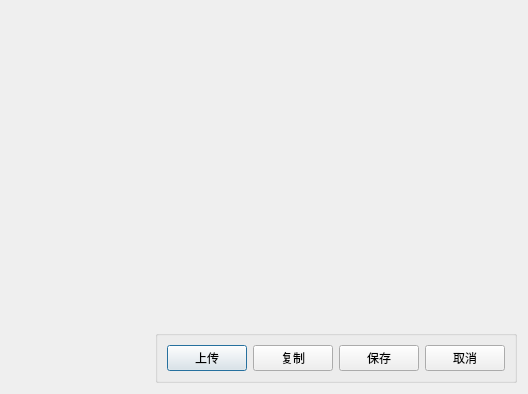
<?xml version="1.0" encoding="UTF-8"?>
<ui version="4.0">
 <class>Dialog</class>
 <widget class="QDialog" name="Dialog">
  <property name="geometry">
   <rect>
    <x>0</x>
    <y>0</y>
    <width>528</width>
    <height>394</height>
   </rect>
  </property>
  <property name="windowTitle">
   <string>Dialog</string>
  </property>
  <layout class="QVBoxLayout" name="verticalLayout">
   <item>
    <widget class="QLabel" name="label_shot">
     <property name="sizePolicy">
      <sizepolicy hsizetype="Expanding" vsizetype="Expanding">
       <horstretch>0</horstretch>
       <verstretch>0</verstretch>
      </sizepolicy>
     </property>
     <property name="text">
      <string/>
     </property>
     <property name="scaledContents">
      <bool>false</bool>
     </property>
    </widget>
   </item>
   <item>
    <layout class="QHBoxLayout" name="horizontalLayout_2">
     <item>
      <spacer name="horizontalSpacer">
       <property name="orientation">
        <enum>Qt::Horizontal</enum>
       </property>
       <property name="sizeHint" stdset="0">
        <size>
         <width>40</width>
         <height>20</height>
        </size>
       </property>
      </spacer>
     </item>
     <item>
      <widget class="QGroupBox" name="groupBox">
       <property name="sizePolicy">
        <sizepolicy hsizetype="Preferred" vsizetype="Minimum">
         <horstretch>0</horstretch>
         <verstretch>0</verstretch>
        </sizepolicy>
       </property>
       <property name="title">
        <string/>
       </property>
       <layout class="QHBoxLayout" name="horizontalLayout">
        <item>
         <widget class="QPushButton" name="pushButton_markdown">
          <property name="sizePolicy">
           <sizepolicy hsizetype="Minimum" vsizetype="Minimum">
            <horstretch>0</horstretch>
            <verstretch>0</verstretch>
           </sizepolicy>
          </property>
          <property name="text">
           <string>上传</string>
          </property>
          <property name="icon">
           <iconset>
            <normaloff>icon/upload.png</normaloff>icon/upload.png</iconset>
          </property>
         </widget>
        </item>
        <item>
         <widget class="QPushButton" name="pushButton_clipboard">
          <property name="sizePolicy">
           <sizepolicy hsizetype="Minimum" vsizetype="Minimum">
            <horstretch>0</horstretch>
            <verstretch>0</verstretch>
           </sizepolicy>
          </property>
          <property name="text">
           <string>复制</string>
          </property>
          <property name="icon">
           <iconset>
            <normaloff>icon/clipboard.png</normaloff>icon/clipboard.png</iconset>
          </property>
         </widget>
        </item>
        <item>
         <widget class="QPushButton" name="pushButton_save">
          <property name="sizePolicy">
           <sizepolicy hsizetype="Minimum" vsizetype="Minimum">
            <horstretch>0</horstretch>
            <verstretch>0</verstretch>
           </sizepolicy>
          </property>
          <property name="text">
           <string>保存</string>
          </property>
          <property name="icon">
           <iconset>
            <normaloff>icon/save.png</normaloff>icon/save.png</iconset>
          </property>
         </widget>
        </item>
        <item>
         <widget class="QPushButton" name="pushButton_cancel">
          <property name="sizePolicy">
           <sizepolicy hsizetype="Minimum" vsizetype="Minimum">
            <horstretch>0</horstretch>
            <verstretch>0</verstretch>
           </sizepolicy>
          </property>
          <property name="text">
           <string>取消</string>
          </property>
          <property name="icon">
           <iconset>
            <normaloff>icon/cancel.png</normaloff>icon/cancel.png</iconset>
          </property>
         </widget>
        </item>
       </layout>
      </widget>
     </item>
    </layout>
   </item>
  </layout>
 </widget>
 <resources/>
 <connections/>
</ui>
